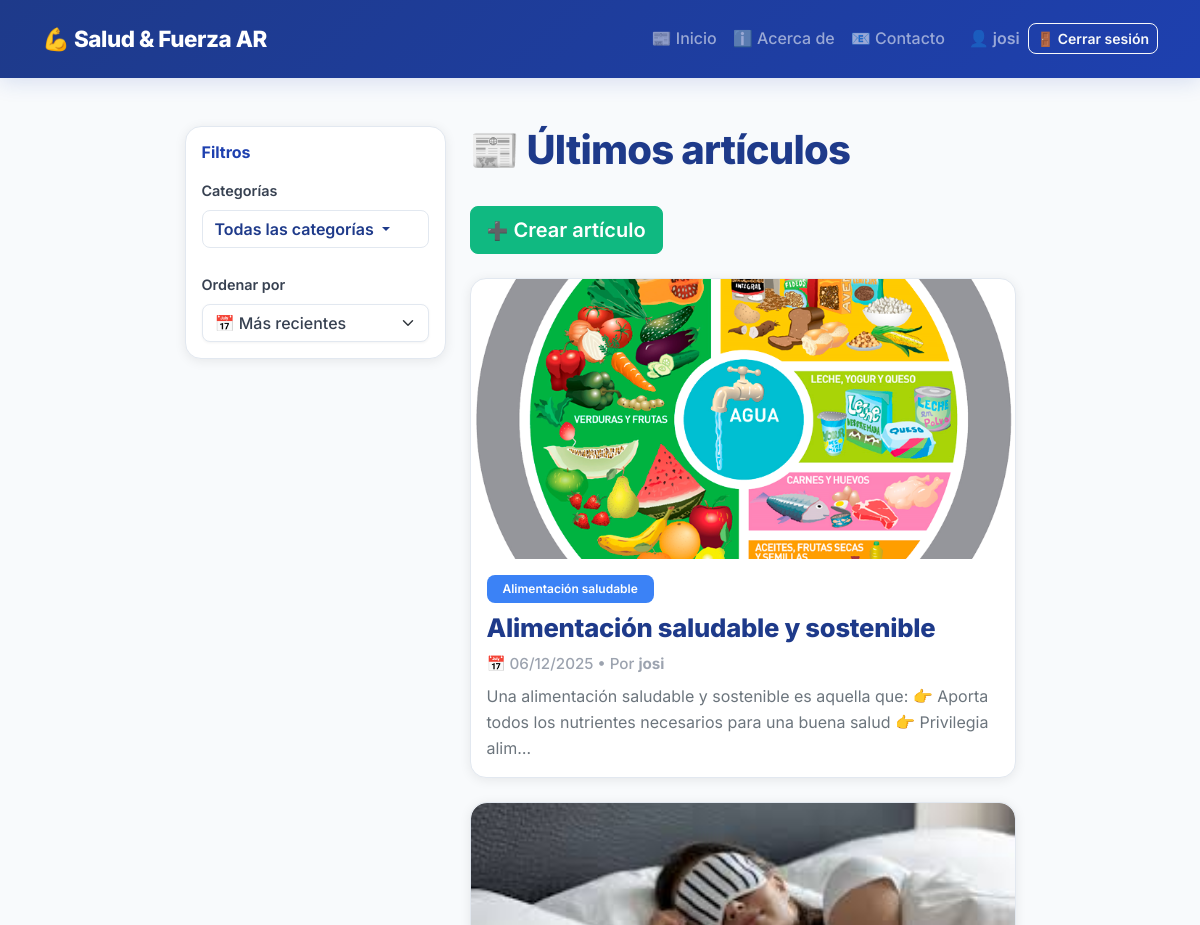
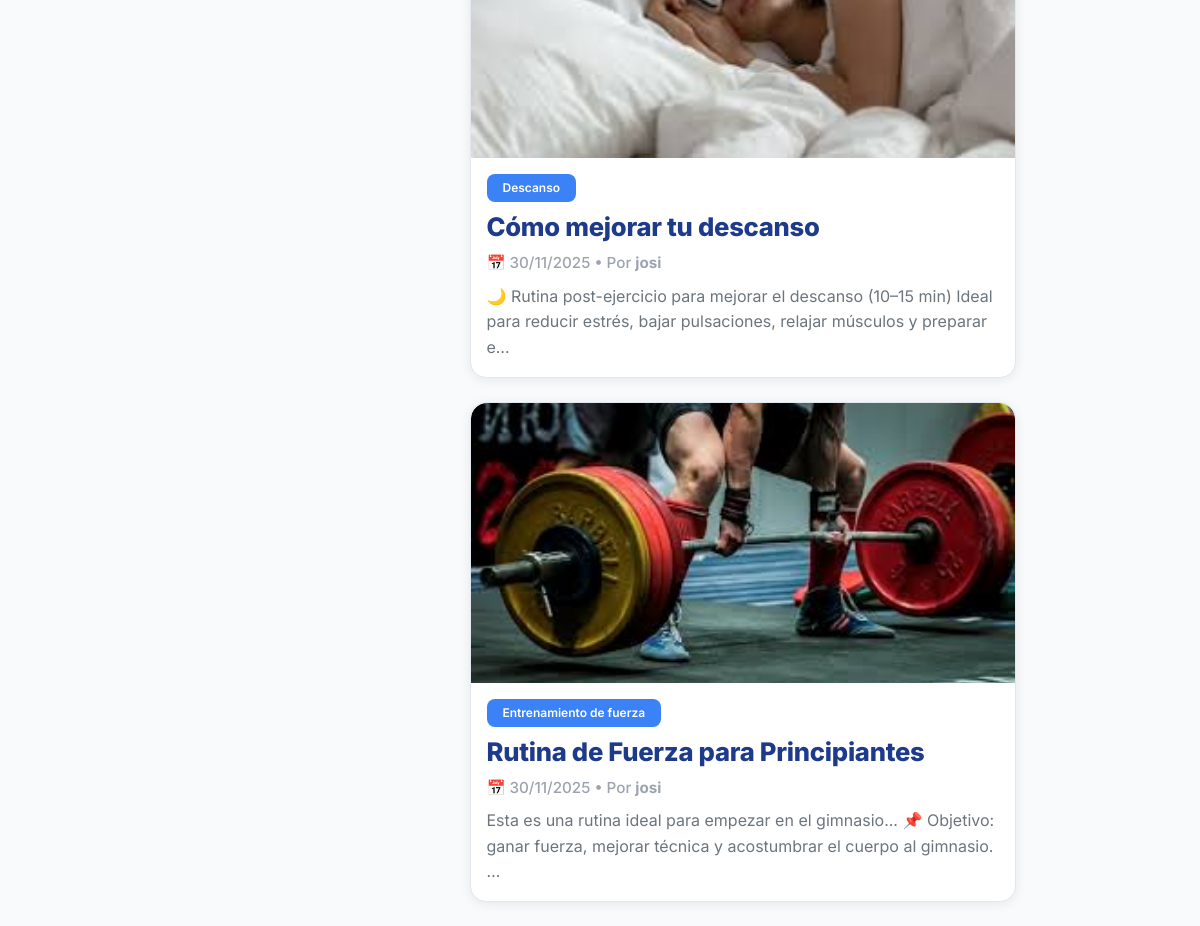
Screenshot of / (signed in) with the database file from the repository (2 pictures, top to bottom).
### blog/models.py (models this page shows, shortened)
class Post(models.Model):
    title = models.CharField(max_length=200)
    slug = models.SlugField(unique=True, blank=True)
    category = models.ForeignKey(Category, on_delete=models.CASCADE, related_name='posts')
    author = models.ForeignKey(User, on_delete=models.CASCADE, related_name='posts')
    content = models.TextField()
    image = models.ImageField(upload_to='posts/', blank=True, null=True, help_text="Imagen principal del artículo")
    created_at = models.DateTimeField(auto_now_add=True)
    updated_at = models.DateTimeField(auto_now=True)
    is_published = models.BooleanField(default=True)
    class Meta:
        verbose_name_plural = "Posts"
        ordering = ['-created_at']

class Category(models.Model):
    name = models.CharField(max_length=100, unique=True)
    slug = models.SlugField(unique=True, blank=True)
    class Meta:
        verbose_name_plural = "Categorías"
        ordering = ['name']

### blog/views.py (the view)
# urls.py: path('', views.home, name='home'),
def home(request):
    qs = Post.objects.filter(is_published=True)
    category_slug = request.GET.get('category')
    if category_slug:
        qs = qs.filter(category__slug=category_slug)
    order = request.GET.get('order', 'date_desc')
    if order == 'date_asc':
        qs = qs.order_by('created_at')
    elif order == 'title_asc':
        qs = qs.order_by('title')
    elif order == 'title_desc':
        qs = qs.order_by('-title')
    else:  # date_desc por defecto
        qs = qs.order_by('-created_at')
    from django.core.paginator import Paginator, EmptyPage, PageNotAnInteger
    paginator = Paginator(qs, 5)  # 5 posts por página
    page = request.GET.get('page')
    try:
        posts = paginator.page(page)
    except PageNotAnInteger:
        posts = paginator.page(1)
    except EmptyPage:
        posts = paginator.page(paginator.num_pages)
    categories = Category.objects.all()
    context = {
        'posts': posts,
        'categories': categories,
        'current_category': category_slug,
        'current_order': order,
        'paginator': paginator,
        'is_paginated': posts.has_other_pages(),
    }
    return render(request, 'blog/post_list.html', context)

### blog/templates/blog/post_list.html (shortened to what this page needs)
{% extends "blog/base.html" %}
{% block content %}
  <div class="row justify-content-center">
    <div class="col-lg-3">
      <aside class="sticky-top" style="top: 20px;">
        <div class="card" style="border-radius: 1rem; border: 1px solid #e2e8f0; box-shadow: 0 2px 12px rgba(0,0,0,0.08);">
          <div class="card-body">
            <h6 class="card-title mb-3" style="font-weight: 700; color: #1e40af;">Filtros</h6>
            <div class="mb-4">
              <label class="form-label" style="font-weight: 600; font-size: 0.9rem; color: #374151;">Categorías</label>
              <div class="dropdown">
                <button class="btn btn-outline-secondary dropdown-toggle w-100 text-start" type="button" id="categoriesDropdown" data-bs-toggle="dropdown" aria-expanded="false">
                  {% if current_category %}
                    {% for cat in categories %}
                      {% if current_category == cat.slug %}{{ cat.name }}{% endif %}
                    {% endfor %}
                  {% else %}
                    Todas las categorías
                  {% endif %}
                </button>
              </div>
            </div>
            <div>
              <label class="form-label" style="font-weight: 600; font-size: 0.9rem; color: #374151;">Ordenar por</label>
              <form method="get" class="mb-0">
                <select name="order" class="form-select" onchange="this.form.submit()">
                  <option value="date_desc" {% if current_order == 'date_desc' %}selected{% endif %}>📅 Más recientes</option>
                </select>
              </form>
            </div>
          </div>
        </div>
      </aside>
    </div>
    <div class="col-lg-6">
      <h1 class="page-title">📰 Últimos artículos</h1>
      {% if user.is_authenticated %}
        {% if user.is_superuser %}
          <div class="mb-4">
            <a href="{% url 'blog:post_create' %}" class="btn btn-success btn-lg">
              <span style="font-size: 1.1rem;">➕</span> Crear artículo
            </a>
          </div>
        {% endif %}
      {% endif %}
      {% if posts %}
        <div class="posts-grid">
          {% for post in posts %}
            <a href="{% url 'blog:post_detail' post.slug %}" class="text-decoration-none text-dark">
              <div class="card card-post mb-4">
                {% if post.image %}
                  <div style="width: 100%; height: 280px; overflow: hidden; border-radius: 1rem 1rem 0 0;">
                    <img src="{{ post.image.url }}" alt="{{ post.title }}" class="card-post-image" style="width: 100%; height: 100%; object-fit: cover; transition: transform 0.4s ease;">
                  </div>
                {% else %}
                  <div style="width: 100%; height: 280px; background: linear-gradient(135deg, #1e40af 0%, #3b82f6 100%); border-radius: 1rem 1rem 0 0; display: flex; align-items: center; justify-content: center;">
                    <span style="font-size: 4rem; opacity: 0.2;">📄</span>
                  </div>
                {% endif %}
                <div class="card-body">
                  <div class="d-flex justify-content-between align-items-start mb-2">
                    {% if post.category %}
                      <span class="badge bg-primary">
                        {{ post.category.name }}
                      </span>
                    {% endif %}
                  </div>
                  <h3 class="card-title mb-2">{{ post.title }}</h3>
                  <p class="text-muted-date mb-2">
                    📅 {{ post.created_at|date:"d/m/Y" }} • Por <strong>{{ post.author.username }}</strong>
                  </p>
                  <p class="card-text text-secondary mb-0">
                    {{ post.content|truncatechars:140 }}
                  </p>
                </div>
              </div>
            </a>
          {% endfor %}
        </div>
      {% else %}
        <div class="alert alert-info" style="border-left: 4px solid var(--primary); background-color: #f0f4f8; border-radius: 0.5rem;">
          <strong>ℹ️ Sin artículos</strong><br>
          Todavía no hay artículos publicados. Pronto vas a ver contenido sobre entrenamiento,
          alimentación y descanso. ¡Vuelve pronto!
        </div>
      {% endif %}
    </div>
  </div>
{% endblock %}

### blog/templates/blog/base.html (shortened to what this page needs)
<!DOCTYPE html>
<html lang="es">
<head>
    <link href="https://cdn.jsdelivr.net/npm/bootstrap@5.3.3/dist/css/bootstrap.min.css" rel="stylesheet">
</head>
<body>
<nav class="navbar navbar-expand-lg navbar-dark mb-5">
  <div class="container">
    <a class="navbar-brand" href="{% url 'blog:home' %}">
      💪 Salud &amp; Fuerza AR
    </a>
    <div class="collapse navbar-collapse" id="navbarNav">
      <ul class="navbar-nav ms-auto align-items-lg-center">
        <li class="nav-item">
          <a class="nav-link" href="{% url 'blog:home' %}">📰 Inicio</a>
        </li>
        <li class="nav-item">
          <a class="nav-link" href="{% url 'blog:about' %}">ℹ️ Acerca de</a>
        </li>
        <li class="nav-item">
          <a class="nav-link" href="{% url 'blog:contact' %}">📧 Contacto</a>
        </li>
        {% if user.is_authenticated %}
          <li class="nav-item ms-lg-3 mt-3 mt-lg-0 d-flex align-items-center">
            <span class="navbar-text me-2" style="font-weight: 600;">
              👤 {{ user.username }}
            </span>
          </li>
          <li class="nav-item mt-2 mt-lg-0">
            <form method="post" action="{% url 'logout' %}" class="d-inline">
              <button type="submit" class="btn btn-outline-light btn-sm" style="font-weight: 600;">
                🚪 Cerrar sesión
              </button>
            </form>
          </li>
        {% endif %}
      </ul>
    </div>
  </div>
</nav>
<div class="container mb-5">
    {% block content %}
    {% endblock %}
</div>
</body>
</html>

### blog/templates/blog/base.html (style rules this page uses)
:root { --primary: #1e40af; --primary-light: #3b82f6; --primary-dark: #1e3a8a; --accent: #10b981; --muted: #6c757d; --surface: #ffffff; --bg: #f8fafc; --border: #e2e8f0; }
html,body { height:100%; }
body { background-color: var(--bg); font-family: 'Inter', system-ui, -apple-system, 'Segoe UI', Roboto, 'Helvetica Neue', Arial; color: #1f2937; -webkit-font-smoothing:antialiased; -moz-osx-font-smoothing:grayscale; line-height: 1.6; }
.navbar-brand { font-weight: 800; letter-spacing: -0.02em; color: #fff !important; font-size: 1.4rem; }
.navbar { background: linear-gradient(135deg, var(--primary-dark) 0%, var(--primary) 100%); box-shadow: 0 4px 20px rgba(30, 64, 175, 0.15); padding: 1rem 0; }
.nav-link { font-weight: 500; transition: all 0.3s ease; position: relative; }
.nav-link::after { content: ''; position: absolute; bottom: -4px; left: 0; width: 0; height: 2px; background-color: var(--accent); transition: width 0.3s ease; }
.page-title { font-size: 2.5rem; font-weight: 800; margin-bottom: 2rem; color: var(--primary-dark); letter-spacing: -0.02em; }
.card-post { border-radius: 1rem; box-shadow: 0 2px 12px rgba(0, 0, 0, 0.08); border: 1px solid var(--border); background: var(--surface); transition: all 0.4s cubic-bezier(0.4, 0, 0.2, 1); overflow: hidden; }
.card-post .card-title { color: var(--primary-dark); font-weight: 800; font-size: 1.6rem; line-height: 1.3; letter-spacing: -0.01em; }
.card-post .badge { font-weight: 600; padding: 0.5rem 1rem; border-radius: 0.5rem; background-color: var(--primary-light) !important; color: white; }
.card-post-image { width: 100%; height: 320px; object-fit: cover; display: block; }
.form-select, .btn { font-family: inherit; border-radius: 0.5rem; }
.btn-outline-secondary { border-color: var(--border); color: var(--primary-dark); font-weight: 600; transition: all 0.3s ease; }
.btn-success { background-color: var(--accent); border-color: var(--accent); font-weight: 600; transition: all 0.3s ease; }
.form-select { border-color: var(--border); color: #374151; font-weight: 500; }
.text-muted-date { color: #9ca3af; font-size: 0.95rem; font-weight: 500; }
.badge { font-weight: 600; padding: 0.4rem 0.8rem; border-radius: 0.4rem; }
.dropdown-toggle::after { border-top-color: currentColor; }
* { transition: background-color 0.3s ease, color 0.3s ease, border-color 0.3s ease; }
a { color: var(--primary); text-decoration: none; }
.form-control, .form-select { border: 1px solid var(--border); box-shadow: 0 1px 3px rgba(0, 0, 0, 0.05); }
.card { border: 1px solid var(--border); box-shadow: 0 2px 12px rgba(0, 0, 0, 0.08); }

### rows the page displays
Post: image (picture), category.name "Alimentación saludable", title "Alimentación saludable y sostenible", created_at "06/12/2025", author.username "josi", content "Una alimentación saludable y sostenible es aquella que: 👉 Aporta todos los nutrientes necesarios para una buena salud 👉 Privilegia alim…"
Post: image (picture), category.name "Descanso", title "Cómo mejorar tu descanso", created_at "30/11/2025", author.username "josi", content "🌙 Rutina post-ejercicio para mejorar el descanso (10–15 min) Ideal para reducir estrés, bajar pulsaciones, relajar músculos y preparar e…"
Post: image (picture), category.name "Entrenamiento de fuerza", title "Rutina de Fuerza para Principiantes", created_at "30/11/2025", author.username "josi", content "Esta es una rutina ideal para empezar en el gimnasio... 📌 Objetivo: ganar fuerza, mejorar técnica y acostumbrar el cuerpo al gimnasio. …"

### other values shown
{{ user.username }} "josi"
